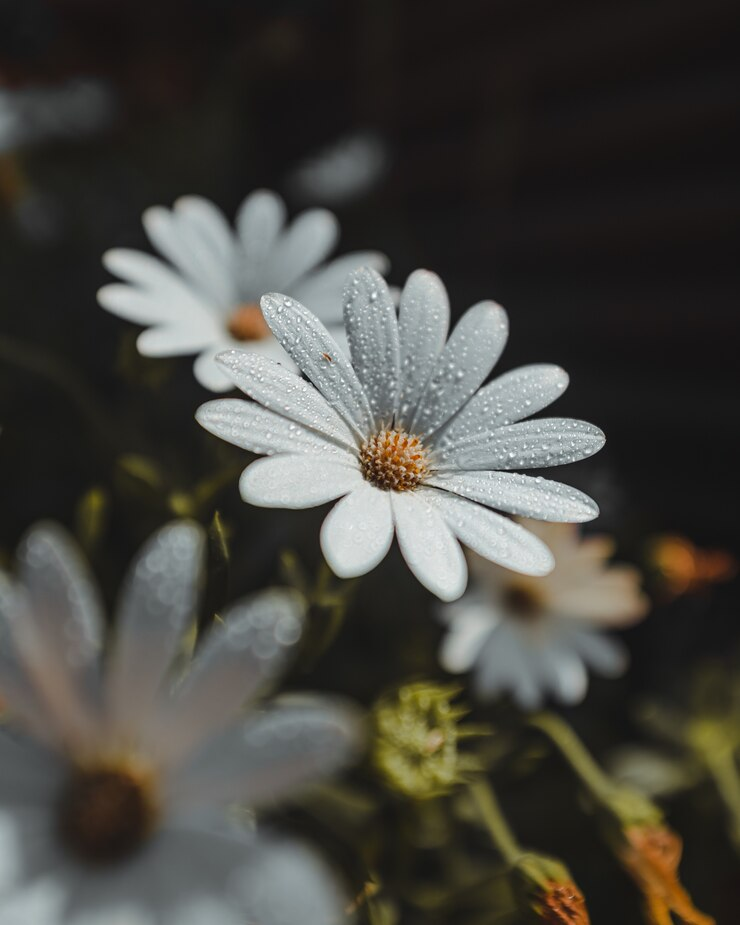
#> input picture images/image.jpg, 740 x 925 px
$ python image_processing07.py
#> lines starting #> are read from the running program, lines starting #| are printed output that depends on the picture
import cv2
import matplotlib.pyplot as plt

def display_images(image_path):
#> called with image_path = 'images/image.jpg'
    original_image = cv2.imread(image_path)
#> original_image is the input picture: shape (925, 740, 3); mean B, G, R 64.5, 70.4, 71.6

    if original_image is None:
        print(f"Error: Unable to load the image at {image_path}")
        return

    grayscale_image = cv2.cvtColor(original_image, cv2.COLOR_BGR2GRAY)
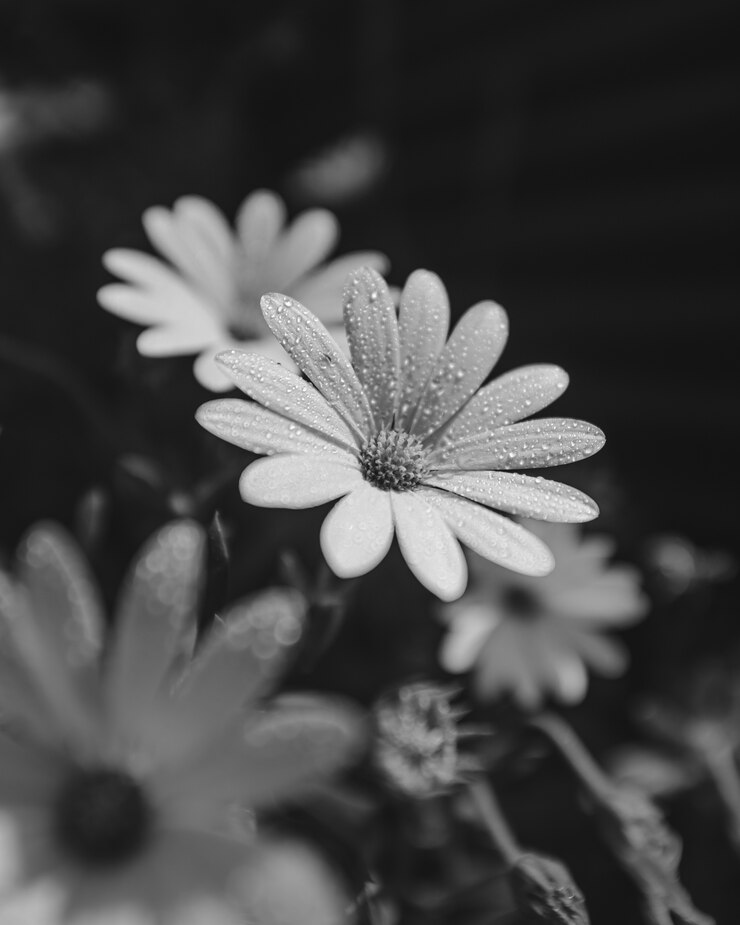
#> grayscale_image: shape (925, 740); min 7, max 255, mean 70.1

    resized_original = cv2.resize(original_image, (800, 600))
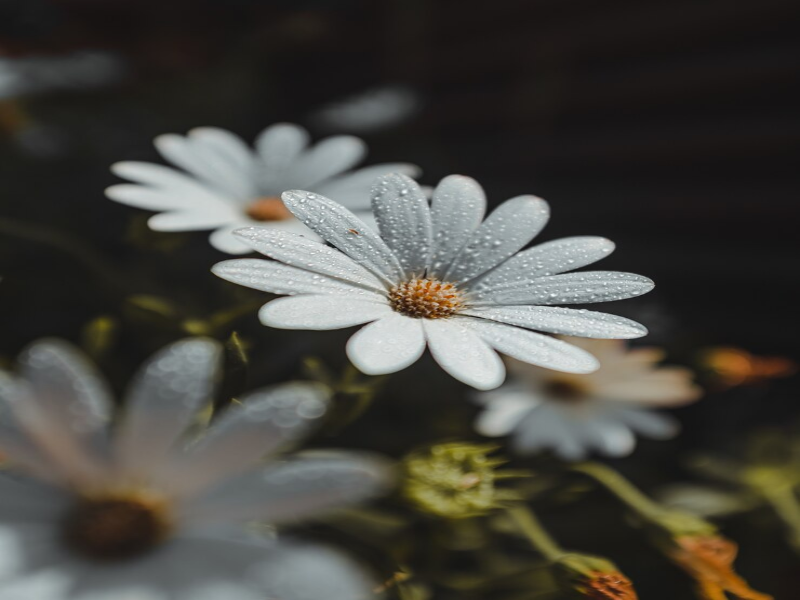
#> resized_original: shape (600, 800, 3); mean B, G, R 64.4, 70.3, 71.5
    resized_grayscale = cv2.resize(grayscale_image, (800, 600))
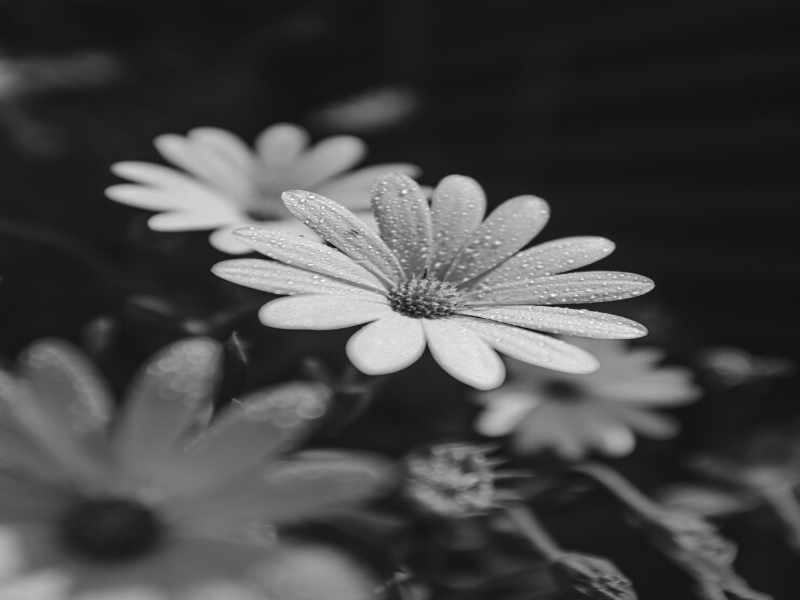
#> resized_grayscale: shape (600, 800); min 18, max 253, mean 70

    plt.subplot(1, 2, 1)
    plt.imshow(cv2.cvtColor(resized_original, cv2.COLOR_BGR2RGB))
    plt.title('Original Image')

    plt.subplot(1, 2, 2)
    plt.imshow(resized_grayscale, cmap='gray')
    plt.title('Grayscale Image')

    cv2.imwrite('images/src/grayscale_image07.jpg', grayscale_image)

    plt.show(block=False)
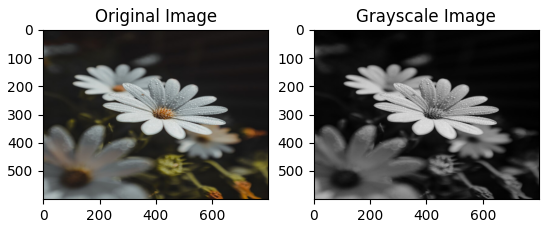
#> figure drawn by matplotlib, 2 panels

    while True:
        key = cv2.waitKey(1)
#> (key Esc is pressed here)

        if key == 27:
            print("Window closed by user.")
            break
        elif key != -1:
            print(f"Key pressed: {chr(key)}")

        if not plt.fignum_exists(1):
            print("Window closed by clicking on the close button.")
            break

    plt.close()

image_path = 'images/image.jpg'
display_images(image_path)
